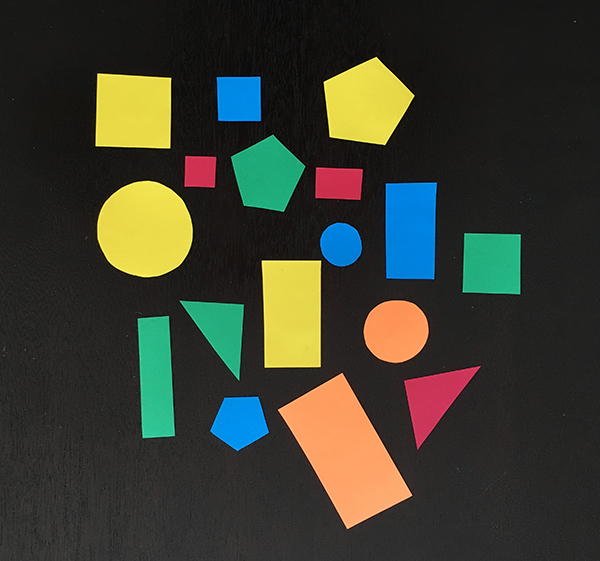
#> input picture live_shape_color_detect/shapes.png, 600 x 561 px, given in place of the camera
$ python shape_detect.py
#> lines starting #> are read from the running program, lines starting #| are printed output that depends on the picture; after the words box and inside, x2 and y2 are one past the last pixel; in counts of white or black regions, pixels touching at a corner belong together
import cv2
import numpy as np

def nothing(x):
    pass
cap=cv2.VideoCapture(0)
cv2.namedWindow("Trackbars")
cv2.createTrackbar("L-H","Trackbars",0,180,nothing)
cv2.createTrackbar("L-S","Trackbars",80,255,nothing)
cv2.createTrackbar("L-V","Trackbars",130,255,nothing)
cv2.createTrackbar("U-H","Trackbars",180,180,nothing)
cv2.createTrackbar("U-S","Trackbars",255,255,nothing)
cv2.createTrackbar("U-V","Trackbars",255,255,nothing)


font=cv2.FONT_HERSHEY_COMPLEX
while True:
    _, frame=cap.read()
#> frame is the input picture: shape (561, 600, 3); mean B, G, R 47.5, 60.1, 58.4
    hsv=cv2.cvtColor(frame,cv2.COLOR_BGR2HSV)
#> hsv: shape (561, 600, 3); mean H, S, V 41.9, 59.2, 71.2
    l_h=cv2.getTrackbarPos("L-H","Trackbars")
    l_s=cv2.getTrackbarPos("L-S","Trackbars")
    l_v=cv2.getTrackbarPos("L-V","Trackbars")
    u_h=cv2.getTrackbarPos("U-H","Trackbars")
    u_s=cv2.getTrackbarPos("U-S","Trackbars")
    u_v=cv2.getTrackbarPos("U-V","Trackbars")


    lower_red=np.array([l_h,l_s,l_v])
    upper_red=np.array([u_h,u_s,u_v])

    mask=cv2.inRange(hsv,lower_red,upper_red)
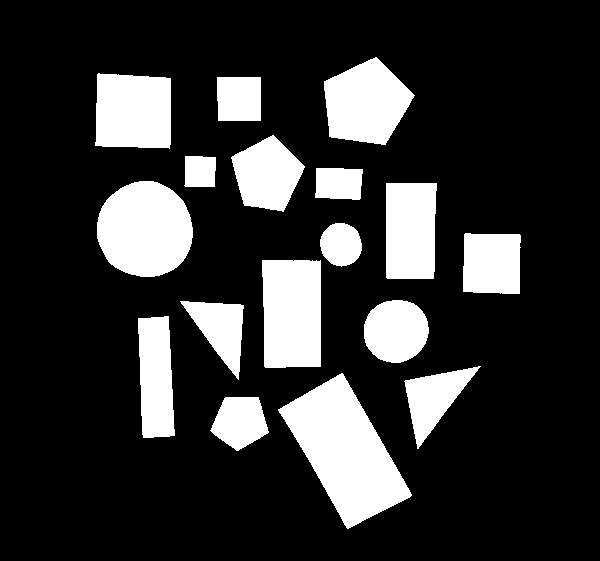
#> mask: shape (561, 600); 19.8% white; 17 white regions, largest, box (x1, y1, x2, y2) and area: (278, 373, 412, 529) 10276, (97, 181, 193, 277) 7272, (262, 260, 321, 368) 6175
    kernel=np.ones((5,5),np.uint8)
    mask=cv2.erode(mask,kernel)
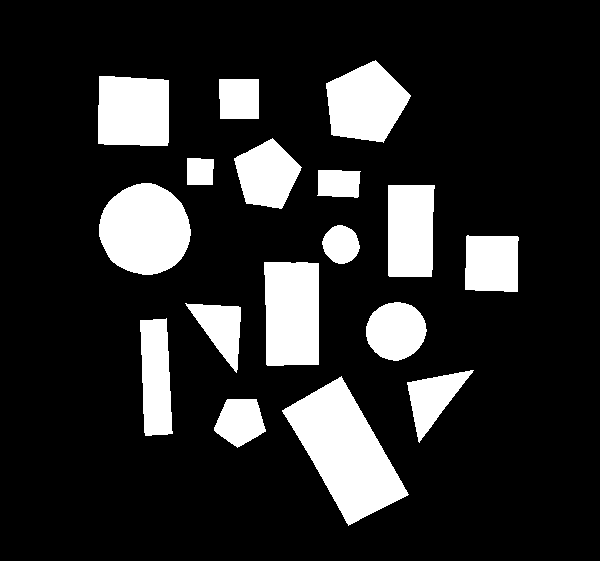
#> mask: shape (561, 600); 17% white; 17 white regions

    contours,hierarchy=cv2.findContours(mask,cv2.RETR_TREE,cv2.CHAIN_APPROX_SIMPLE)
#> contours = 17 contours; largest, box (x1, y1, x2, y2) and area: (282, 376, 409, 526) 8963, (99, 183, 191, 275) 6391, (264, 262, 319, 366) 5360, (326, 60, 411, 143) 4694, (98, 76, 169, 146) 4635

    for cnt in contours:
        area=cv2.contourArea(cnt)
        approx=cv2.approxPolyDP(cnt,0.03*cv2.arcLength(cnt,True),True)
        x=approx.ravel()[0]
        y=approx.ravel()[1]
        if area>400:
            cv2.drawContours(frame,[approx],0,(0,0,0),3)
            if len(approx)==3:
                cv2.putText(frame,"Triangle",(x,y),font,1,(0,0,0))
            elif len(approx)==4 :
                cv2.putText(frame,"Rectangle",(x,y),font,1,(0,0,0))
            elif len(approx)==5 :
                cv2.putText(frame,"Pentagon",(x,y),font,1,(0,0,0))
            elif 10<len(approx)<5000:
                cv2.putText(frame,"Circle",(x,y),font,1,(0,0,0))
#> this loop made 17 passes
#> (area, approx, x, y) on passes 2, 3, 4, 5, 7, 8, 10, 12, 13, 15: (8963, [[341, 376], [282, 411], [348, 525], [408, 494]], 341, 376), (2028, [[473, 370], [407, 382], [419, 442]], 473, 370), (3042.5, [[166, 318], [140, 320], [145, 435], [172, 433]], 166, 318), (1861.5, [[185, 303], [236, 372], [240, 307]], 185, 303), (5360.5, [[264, 262], [266, 364], [318, 364], [318, 263]], 264, 262), (2786.5, [[467, 235], [465, 289], [517, 291], [518, 237]], 467, 235), (4027, [[388, 185], [388, 275], [431, 276], [434, 185]], 388, 185), (1027.5, [[318, 170], [317, 195], [358, 196], [360, 171]], 318, 170), (648, [[187, 158], [187, 184], [212, 184], [213, 159]], 187, 158), (1501.5, [[219, 79], [220, 118], [258, 118], [258, 79]], 219, 79)
#> (area, x, y) on passes 1, 6, 9, 11, 14, 17: (1705.5, 214, 427), (2660.5, 394, 302), (1050, 337, 225), (6391, 141, 183), (3059, 272, 138), (4694, 410, 95)
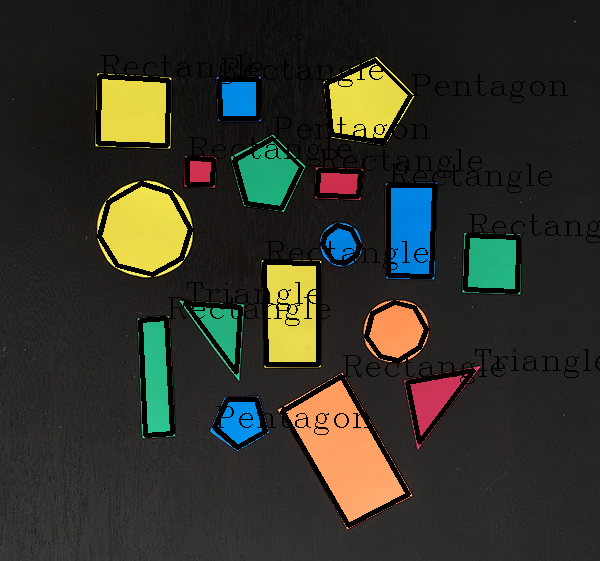
#> frame: shape (561, 600, 3); 7.69% of pixels changed, all inside (x1, y1, x2, y2) = (96, 55, 600, 528)


    cv2.imshow("Frame",frame)
    cv2.imshow("Mask",mask)
    cv2.imshow("Kernel",kernel)

    key=cv2.waitKey(1)
#> (key Esc is pressed here)
    if key== 27:
        break

cap.release()
cv2.destroyAllWindows()
